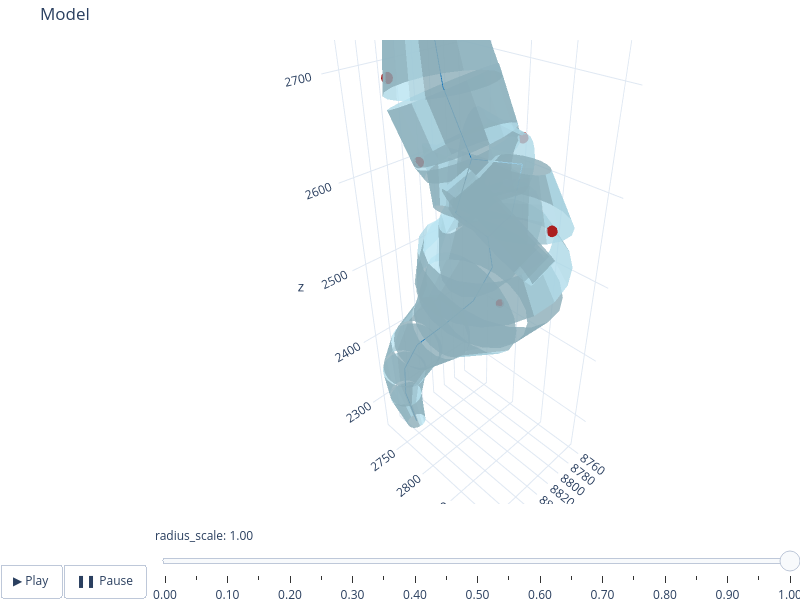

The code cell stored with this chart in its notebook:
### Markdown cell above
We can see that our points in the PointSet (red) do not sit on the surface of the SWC model. We can use the `PointSet.project_onto_frusta` method to project the points onto the surface of the SWC model.

### Code cell
ps_projected = ps.project_onto_frusta(frusta)

fig = plot_model(
    swc_model=swc,
    frusta=frusta,
    show_frusta=True,
    show_centroid=True,
    slider=True,
    point_set=ps_projected,  # use the PointSet
    point_size=5,  # multiplies base_radius (0.05 * 1.5 = 0.075)
)
fig.show()

### Figure 1 — Plotly figure (JSON) as saved in the notebook; plotly's stock layout.template omitted (floating-point values rounded to 4 significant figures; data arrays with more than 128 entries replaced by an {"elided": "..."} marker saying what was removed)
{"data": [{"color": "lightblue", "flatshading": true, "i": {"elided": "600 int values"}, "j": {"elided": "600 int values"}, "k": {"elided": "600 int values"}, "name": "frusta", "opacity": 0.8, "type": "mesh3d", "x": {"elided": "600 float values"}, "y": {"elided": "600 float values"}, "z": {"elided": "600 float values"}}, {"line": {"color": "#1f77b4", "width": 2}, "mode": "lines", "name": "centroid", "type": "scatter3d", "x": [8879.0, 8884.0, null, 8884.0, 8886.0, null, 8886.0, 8880.0, null, 8880.0, 8867.0, null, 8867.0, 8846.0, null, 8846.0, 8835.0, null, 8835.0, 8842.0, null, 8842.0, 8871.0, null, 8871.0, 8851.0, null, 8851.0, 8853.0, null, 8851.0, 8812.0, null, 8853.0, 8859.0, null, 8859.0, 8849.0, null, 8812.0, 8821.0, null, 8821.0, 8842.0, null], "y": [2745.0, 2736.0, null, 2736.0, 2742.0, null, 2742.0, 2761.0, null, 2761.0, 2791.0, null, 2791.0, 2817.0, null, 2817.0, 2832.0, null, 2832.0, 2833.0, null, 2833.0, 2821.0, null, 2821.0, 2821.0, null, 2821.0, 2816.0, null, 2821.0, 2844.0, null, 2816.0, 2797.0, null, 2797.0, 2775.0, null, 2844.0, 2842.0, null, 2842.0, 2833.0, null], "z": [2262.0, 2311.0, null, 2311.0, 2360.0, null, 2360.0, 2405.0, null, 2405.0, 2443.0, null, 2443.0, 2480.0, null, 2480.0, 2524.0, null, 2524.0, 2562.0, null, 2562.0, 2594.0, null, 2594.0, 2638.0, null, 2638.0, 2651.0, null, 2638.0, 2628.0, null, 2651.0, 2696.0, null, 2696.0, 2739.0, null, 2628.0, 2581.0, null, 2581.0, 2562.0, null]}, {"color": "#d62728", "flatshading": true, "i": {"elided": "720 int values"}, "j": {"elided": "720 int values"}, "k": {"elided": "720 int values"}, "name": "points", "opacity": 1, "type": "mesh3d", "x": {"elided": "372 float values"}, "y": {"elided": "372 float values"}, "z": {"elided": "372 float values"}}], "layout": {"height": 600, "margin": {"b": 0, "l": 0, "r": 0, "t": 40}, "scene": {"aspectmode": "data"}, "showlegend": false, "sliders": [{"active": 20, "currentvalue": {"prefix": "radius_scale: ", "visible": true}, "steps": [{"args": [["scale=0.00"], {"frame": {"duration": 0}, "mode": "immediate", "transition": {"duration": 0}}], "label": "0.00", "method": "animate"}, {"args": [["scale=0.05"], {"frame": {"duration": 0}, "mode": "immediate", "transition": {"duration": 0}}], "label": "0.05", "method": "animate"}, {"args": [["scale=0.10"], {"frame": {"duration": 0}, "mode": "immediate", "transition": {"duration": 0}}], "label": "0.10", "method": "animate"}, {"args": [["scale=0.15"], {"frame": {"duration": 0}, "mode": "immediate", "transition": {"duration": 0}}], "label": "0.15", "method": "animate"}, {"args": [["scale=0.20"], {"frame": {"duration": 0}, "mode": "immediate", "transition": {"duration": 0}}], "label": "0.20", "method": "animate"}, {"args": [["scale=0.25"], {"frame": {"duration": 0}, "mode": "immediate", "transition": {"duration": 0}}], "label": "0.25", "method": "animate"}, {"args": [["scale=0.30"], {"frame": {"duration": 0}, "mode": "immediate", "transition": {"duration": 0}}], "label": "0.30", "method": "animate"}, {"args": [["scale=0.35"], {"frame": {"duration": 0}, "mode": "immediate", "transition": {"duration": 0}}], "label": "0.35", "method": "animate"}, {"args": [["scale=0.40"], {"frame": {"duration": 0}, "mode": "immediate", "transition": {"duration": 0}}], "label": "0.40", "method": "animate"}, {"args": [["scale=0.45"], {"frame": {"duration": 0}, "mode": "immediate", "transition": {"duration": 0}}], "label": "0.45", "method": "animate"}, {"args": [["scale=0.50"], {"frame": {"duration": 0}, "mode": "immediate", "transition": {"duration": 0}}], "label": "0.50", "method": "animate"}, {"args": [["scale=0.55"], {"frame": {"duration": 0}, "mode": "immediate", "transition": {"duration": 0}}], "label": "0.55", "method": "animate"}, {"args": [["scale=0.60"], {"frame": {"duration": 0}, "mode": "immediate", "transition": {"duration": 0}}], "label": "0.60", "method": "animate"}, {"args": [["scale=0.65"], {"frame": {"duration": 0}, "mode": "immediate", "transition": {"duration": 0}}], "label": "0.65", "method": "animate"}, {"args": [["scale=0.70"], {"frame": {"duration": 0}, "mode": "immediate", "transition": {"duration": 0}}], "label": "0.70", "method": "animate"}, {"args": [["scale=0.75"], {"frame": {"duration": 0}, "mode": "immediate", "transition": {"duration": 0}}], "label": "0.75", "method": "animate"}, {"args": [["scale=0.80"], {"frame": {"duration": 0}, "mode": "immediate", "transition": {"duration": 0}}], "label": "0.80", "method": "animate"}, {"args": [["scale=0.85"], {"frame": {"duration": 0}, "mode": "immediate", "transition": {"duration": 0}}], "label": "0.85", "method": "animate"}, {"args": [["scale=0.90"], {"frame": {"duration": 0}, "mode": "immediate", "transition": {"duration": 0}}], "label": "0.90", "method": "animate"}, {"args": [["scale=0.95"], {"frame": {"duration": 0}, "mode": "immediate", "transition": {"duration": 0}}], "label": "0.95", "method": "animate"}, {"args": [["scale=1.00"], {"frame": {"duration": 0}, "mode": "immediate", "transition": {"duration": 0}}], "label": "1.00", "method": "animate"}]}], "title": {"text": "Model"}, "updatemenus": [{"buttons": [{"args": [null, {"frame": {"duration": 0}, "fromcurrent": true, "transition": {"duration": 0}}], "label": "▶ Play", "method": "animate"}, {"args": [[null], {"frame": {"duration": 0}, "mode": "immediate", "transition": {"duration": 0}}], "label": "❚❚ Pause", "method": "animate"}], "direction": "left", "pad": {"r": 10, "t": 60}, "showactive": false, "type": "buttons", "x": 0, "y": 0}], "width": 800}}
